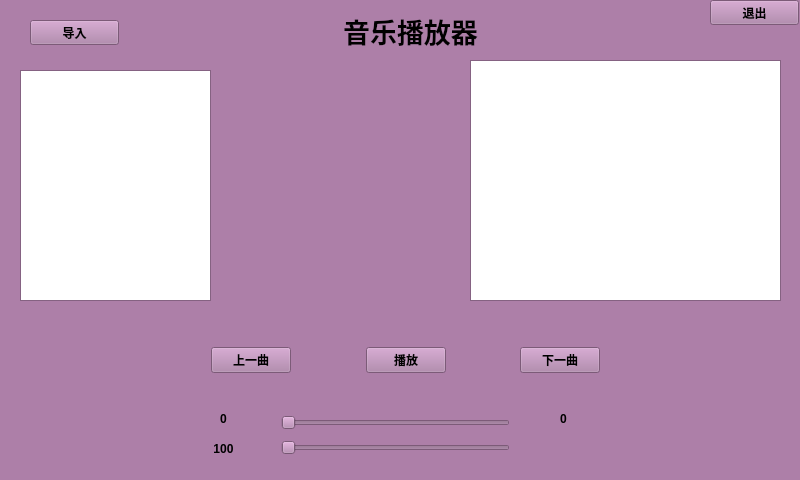
<?xml version="1.0" encoding="UTF-8"?>
<ui version="4.0">
 <class>mdplayer</class>
 <widget class="QWidget" name="mdplayer">
  <property name="geometry">
   <rect>
    <x>0</x>
    <y>0</y>
    <width>800</width>
    <height>480</height>
   </rect>
  </property>
  <property name="minimumSize">
   <size>
    <width>800</width>
    <height>480</height>
   </size>
  </property>
  <property name="maximumSize">
   <size>
    <width>800</width>
    <height>480</height>
   </size>
  </property>
  <property name="palette">
   <palette>
    <active>
     <colorrole role="WindowText">
      <brush brushstyle="SolidPattern">
       <color alpha="255">
        <red>0</red>
        <green>0</green>
        <blue>0</blue>
       </color>
      </brush>
     </colorrole>
     <colorrole role="Button">
      <brush brushstyle="SolidPattern">
       <color alpha="255">
        <red>173</red>
        <green>127</green>
        <blue>168</blue>
       </color>
      </brush>
     </colorrole>
     <colorrole role="Light">
      <brush brushstyle="SolidPattern">
       <color alpha="255">
        <red>255</red>
        <green>192</green>
        <blue>249</blue>
       </color>
      </brush>
     </colorrole>
     <colorrole role="Midlight">
      <brush brushstyle="SolidPattern">
       <color alpha="255">
        <red>214</red>
        <green>159</green>
        <blue>208</blue>
       </color>
      </brush>
     </colorrole>
     <colorrole role="Dark">
      <brush brushstyle="SolidPattern">
       <color alpha="255">
        <red>86</red>
        <green>63</green>
        <blue>84</blue>
       </color>
      </brush>
     </colorrole>
     <colorrole role="Mid">
      <brush brushstyle="SolidPattern">
       <color alpha="255">
        <red>115</red>
        <green>84</green>
        <blue>112</blue>
       </color>
      </brush>
     </colorrole>
     <colorrole role="Text">
      <brush brushstyle="SolidPattern">
       <color alpha="255">
        <red>237</red>
        <green>212</green>
        <blue>0</blue>
       </color>
      </brush>
     </colorrole>
     <colorrole role="BrightText">
      <brush brushstyle="SolidPattern">
       <color alpha="255">
        <red>237</red>
        <green>212</green>
        <blue>0</blue>
       </color>
      </brush>
     </colorrole>
     <colorrole role="ButtonText">
      <brush brushstyle="SolidPattern">
       <color alpha="255">
        <red>0</red>
        <green>0</green>
        <blue>0</blue>
       </color>
      </brush>
     </colorrole>
     <colorrole role="Base">
      <brush brushstyle="SolidPattern">
       <color alpha="255">
        <red>255</red>
        <green>255</green>
        <blue>255</blue>
       </color>
      </brush>
     </colorrole>
     <colorrole role="Window">
      <brush brushstyle="SolidPattern">
       <color alpha="255">
        <red>173</red>
        <green>127</green>
        <blue>168</blue>
       </color>
      </brush>
     </colorrole>
     <colorrole role="Shadow">
      <brush brushstyle="SolidPattern">
       <color alpha="255">
        <red>0</red>
        <green>0</green>
        <blue>0</blue>
       </color>
      </brush>
     </colorrole>
     <colorrole role="AlternateBase">
      <brush brushstyle="SolidPattern">
       <color alpha="255">
        <red>214</red>
        <green>191</green>
        <blue>211</blue>
       </color>
      </brush>
     </colorrole>
     <colorrole role="ToolTipBase">
      <brush brushstyle="SolidPattern">
       <color alpha="255">
        <red>255</red>
        <green>255</green>
        <blue>220</blue>
       </color>
      </brush>
     </colorrole>
     <colorrole role="ToolTipText">
      <brush brushstyle="SolidPattern">
       <color alpha="255">
        <red>0</red>
        <green>0</green>
        <blue>0</blue>
       </color>
      </brush>
     </colorrole>
    </active>
    <inactive>
     <colorrole role="WindowText">
      <brush brushstyle="SolidPattern">
       <color alpha="255">
        <red>0</red>
        <green>0</green>
        <blue>0</blue>
       </color>
      </brush>
     </colorrole>
     <colorrole role="Button">
      <brush brushstyle="SolidPattern">
       <color alpha="255">
        <red>173</red>
        <green>127</green>
        <blue>168</blue>
       </color>
      </brush>
     </colorrole>
     <colorrole role="Light">
      <brush brushstyle="SolidPattern">
       <color alpha="255">
        <red>255</red>
        <green>192</green>
        <blue>249</blue>
       </color>
      </brush>
     </colorrole>
     <colorrole role="Midlight">
      <brush brushstyle="SolidPattern">
       <color alpha="255">
        <red>214</red>
        <green>159</green>
        <blue>208</blue>
       </color>
      </brush>
     </colorrole>
     <colorrole role="Dark">
      <brush brushstyle="SolidPattern">
       <color alpha="255">
        <red>86</red>
        <green>63</green>
        <blue>84</blue>
       </color>
      </brush>
     </colorrole>
     <colorrole role="Mid">
      <brush brushstyle="SolidPattern">
       <color alpha="255">
        <red>115</red>
        <green>84</green>
        <blue>112</blue>
       </color>
      </brush>
     </colorrole>
     <colorrole role="Text">
      <brush brushstyle="SolidPattern">
       <color alpha="255">
        <red>237</red>
        <green>212</green>
        <blue>0</blue>
       </color>
      </brush>
     </colorrole>
     <colorrole role="BrightText">
      <brush brushstyle="SolidPattern">
       <color alpha="255">
        <red>237</red>
        <green>212</green>
        <blue>0</blue>
       </color>
      </brush>
     </colorrole>
     <colorrole role="ButtonText">
      <brush brushstyle="SolidPattern">
       <color alpha="255">
        <red>0</red>
        <green>0</green>
        <blue>0</blue>
       </color>
      </brush>
     </colorrole>
     <colorrole role="Base">
      <brush brushstyle="SolidPattern">
       <color alpha="255">
        <red>255</red>
        <green>255</green>
        <blue>255</blue>
       </color>
      </brush>
     </colorrole>
     <colorrole role="Window">
      <brush brushstyle="SolidPattern">
       <color alpha="255">
        <red>173</red>
        <green>127</green>
        <blue>168</blue>
       </color>
      </brush>
     </colorrole>
     <colorrole role="Shadow">
      <brush brushstyle="SolidPattern">
       <color alpha="255">
        <red>0</red>
        <green>0</green>
        <blue>0</blue>
       </color>
      </brush>
     </colorrole>
     <colorrole role="AlternateBase">
      <brush brushstyle="SolidPattern">
       <color alpha="255">
        <red>214</red>
        <green>191</green>
        <blue>211</blue>
       </color>
      </brush>
     </colorrole>
     <colorrole role="ToolTipBase">
      <brush brushstyle="SolidPattern">
       <color alpha="255">
        <red>255</red>
        <green>255</green>
        <blue>220</blue>
       </color>
      </brush>
     </colorrole>
     <colorrole role="ToolTipText">
      <brush brushstyle="SolidPattern">
       <color alpha="255">
        <red>0</red>
        <green>0</green>
        <blue>0</blue>
       </color>
      </brush>
     </colorrole>
    </inactive>
    <disabled>
     <colorrole role="WindowText">
      <brush brushstyle="SolidPattern">
       <color alpha="255">
        <red>86</red>
        <green>63</green>
        <blue>84</blue>
       </color>
      </brush>
     </colorrole>
     <colorrole role="Button">
      <brush brushstyle="SolidPattern">
       <color alpha="255">
        <red>173</red>
        <green>127</green>
        <blue>168</blue>
       </color>
      </brush>
     </colorrole>
     <colorrole role="Light">
      <brush brushstyle="SolidPattern">
       <color alpha="255">
        <red>255</red>
        <green>192</green>
        <blue>249</blue>
       </color>
      </brush>
     </colorrole>
     <colorrole role="Midlight">
      <brush brushstyle="SolidPattern">
       <color alpha="255">
        <red>214</red>
        <green>159</green>
        <blue>208</blue>
       </color>
      </brush>
     </colorrole>
     <colorrole role="Dark">
      <brush brushstyle="SolidPattern">
       <color alpha="255">
        <red>86</red>
        <green>63</green>
        <blue>84</blue>
       </color>
      </brush>
     </colorrole>
     <colorrole role="Mid">
      <brush brushstyle="SolidPattern">
       <color alpha="255">
        <red>115</red>
        <green>84</green>
        <blue>112</blue>
       </color>
      </brush>
     </colorrole>
     <colorrole role="Text">
      <brush brushstyle="SolidPattern">
       <color alpha="255">
        <red>86</red>
        <green>63</green>
        <blue>84</blue>
       </color>
      </brush>
     </colorrole>
     <colorrole role="BrightText">
      <brush brushstyle="SolidPattern">
       <color alpha="255">
        <red>237</red>
        <green>212</green>
        <blue>0</blue>
       </color>
      </brush>
     </colorrole>
     <colorrole role="ButtonText">
      <brush brushstyle="SolidPattern">
       <color alpha="255">
        <red>86</red>
        <green>63</green>
        <blue>84</blue>
       </color>
      </brush>
     </colorrole>
     <colorrole role="Base">
      <brush brushstyle="SolidPattern">
       <color alpha="255">
        <red>173</red>
        <green>127</green>
        <blue>168</blue>
       </color>
      </brush>
     </colorrole>
     <colorrole role="Window">
      <brush brushstyle="SolidPattern">
       <color alpha="255">
        <red>173</red>
        <green>127</green>
        <blue>168</blue>
       </color>
      </brush>
     </colorrole>
     <colorrole role="Shadow">
      <brush brushstyle="SolidPattern">
       <color alpha="255">
        <red>0</red>
        <green>0</green>
        <blue>0</blue>
       </color>
      </brush>
     </colorrole>
     <colorrole role="AlternateBase">
      <brush brushstyle="SolidPattern">
       <color alpha="255">
        <red>173</red>
        <green>127</green>
        <blue>168</blue>
       </color>
      </brush>
     </colorrole>
     <colorrole role="ToolTipBase">
      <brush brushstyle="SolidPattern">
       <color alpha="255">
        <red>255</red>
        <green>255</green>
        <blue>220</blue>
       </color>
      </brush>
     </colorrole>
     <colorrole role="ToolTipText">
      <brush brushstyle="SolidPattern">
       <color alpha="255">
        <red>0</red>
        <green>0</green>
        <blue>0</blue>
       </color>
      </brush>
     </colorrole>
    </disabled>
   </palette>
  </property>
  <property name="font">
   <font>
    <weight>75</weight>
    <bold>true</bold>
   </font>
  </property>
  <property name="windowTitle">
   <string>mdplayer</string>
  </property>
  <widget class="QPushButton" name="pushButton_4">
   <property name="geometry">
    <rect>
     <x>30</x>
     <y>20</y>
     <width>89</width>
     <height>25</height>
    </rect>
   </property>
   <property name="text">
    <string>导入</string>
   </property>
  </widget>
  <widget class="QPushButton" name="pushButton_exit">
   <property name="geometry">
    <rect>
     <x>710</x>
     <y>0</y>
     <width>89</width>
     <height>25</height>
    </rect>
   </property>
   <property name="text">
    <string>退出</string>
   </property>
  </widget>
  <widget class="QLabel" name="label">
   <property name="geometry">
    <rect>
     <x>310</x>
     <y>10</y>
     <width>201</width>
     <height>41</height>
    </rect>
   </property>
   <property name="palette">
    <palette>
     <active>
      <colorrole role="Text">
       <brush brushstyle="SolidPattern">
        <color alpha="255">
         <red>237</red>
         <green>212</green>
         <blue>0</blue>
        </color>
       </brush>
      </colorrole>
      <colorrole role="ButtonText">
       <brush brushstyle="SolidPattern">
        <color alpha="255">
         <red>237</red>
         <green>212</green>
         <blue>0</blue>
        </color>
       </brush>
      </colorrole>
      <colorrole role="ToolTipText">
       <brush brushstyle="SolidPattern">
        <color alpha="255">
         <red>237</red>
         <green>212</green>
         <blue>0</blue>
        </color>
       </brush>
      </colorrole>
     </active>
     <inactive>
      <colorrole role="Text">
       <brush brushstyle="SolidPattern">
        <color alpha="255">
         <red>237</red>
         <green>212</green>
         <blue>0</blue>
        </color>
       </brush>
      </colorrole>
      <colorrole role="ButtonText">
       <brush brushstyle="SolidPattern">
        <color alpha="255">
         <red>237</red>
         <green>212</green>
         <blue>0</blue>
        </color>
       </brush>
      </colorrole>
      <colorrole role="ToolTipText">
       <brush brushstyle="SolidPattern">
        <color alpha="255">
         <red>237</red>
         <green>212</green>
         <blue>0</blue>
        </color>
       </brush>
      </colorrole>
     </inactive>
     <disabled>
      <colorrole role="Text">
       <brush brushstyle="SolidPattern">
        <color alpha="255">
         <red>86</red>
         <green>63</green>
         <blue>84</blue>
        </color>
       </brush>
      </colorrole>
      <colorrole role="ButtonText">
       <brush brushstyle="SolidPattern">
        <color alpha="255">
         <red>86</red>
         <green>63</green>
         <blue>84</blue>
        </color>
       </brush>
      </colorrole>
      <colorrole role="ToolTipText">
       <brush brushstyle="SolidPattern">
        <color alpha="255">
         <red>237</red>
         <green>212</green>
         <blue>0</blue>
        </color>
       </brush>
      </colorrole>
     </disabled>
    </palette>
   </property>
   <property name="font">
    <font>
     <pointsize>20</pointsize>
     <weight>75</weight>
     <bold>true</bold>
    </font>
   </property>
   <property name="text">
    <string>音乐播放器</string>
   </property>
   <property name="alignment">
    <set>Qt::AlignCenter</set>
   </property>
  </widget>
  <widget class="QListWidget" name="listWidget_name">
   <property name="geometry">
    <rect>
     <x>20</x>
     <y>70</y>
     <width>191</width>
     <height>231</height>
    </rect>
   </property>
  </widget>
  <widget class="QListWidget" name="listWidget_2">
   <property name="geometry">
    <rect>
     <x>470</x>
     <y>60</y>
     <width>311</width>
     <height>241</height>
    </rect>
   </property>
  </widget>
  <widget class="QLabel" name="label_total">
   <property name="geometry">
    <rect>
     <x>530</x>
     <y>410</y>
     <width>67</width>
     <height>17</height>
    </rect>
   </property>
   <property name="text">
    <string>0</string>
   </property>
   <property name="alignment">
    <set>Qt::AlignCenter</set>
   </property>
  </widget>
  <widget class="QLabel" name="label_now">
   <property name="geometry">
    <rect>
     <x>190</x>
     <y>410</y>
     <width>67</width>
     <height>17</height>
    </rect>
   </property>
   <property name="text">
    <string>0</string>
   </property>
   <property name="alignment">
    <set>Qt::AlignCenter</set>
   </property>
  </widget>
  <widget class="QWidget" name="layoutWidget">
   <property name="geometry">
    <rect>
     <x>200</x>
     <y>320</y>
     <width>411</width>
     <height>81</height>
    </rect>
   </property>
   <layout class="QHBoxLayout" name="horizontalLayout">
    <item>
     <widget class="QPushButton" name="pushButton_last">
      <property name="text">
       <string>上一曲</string>
      </property>
      <attribute name="buttonGroup">
       <string notr="true">buttonGroup</string>
      </attribute>
     </widget>
    </item>
    <item>
     <spacer name="horizontalSpacer">
      <property name="orientation">
       <enum>Qt::Horizontal</enum>
      </property>
      <property name="sizeHint" stdset="0">
       <size>
        <width>38</width>
        <height>20</height>
       </size>
      </property>
     </spacer>
    </item>
    <item>
     <widget class="QPushButton" name="pushButton_play">
      <property name="text">
       <string>播放</string>
      </property>
     </widget>
    </item>
    <item>
     <spacer name="horizontalSpacer_2">
      <property name="orientation">
       <enum>Qt::Horizontal</enum>
      </property>
      <property name="sizeHint" stdset="0">
       <size>
        <width>38</width>
        <height>20</height>
       </size>
      </property>
     </spacer>
    </item>
    <item>
     <widget class="QPushButton" name="pushButton_next">
      <property name="text">
       <string>下一曲</string>
      </property>
      <attribute name="buttonGroup">
       <string notr="true">buttonGroup</string>
      </attribute>
     </widget>
    </item>
   </layout>
  </widget>
  <widget class="QWidget" name="layoutWidget">
   <property name="geometry">
    <rect>
     <x>270</x>
     <y>400</y>
     <width>251</width>
     <height>71</height>
    </rect>
   </property>
   <layout class="QVBoxLayout" name="verticalLayout">
    <item>
     <widget class="QSlider" name="horizontalSlider">
      <property name="orientation">
       <enum>Qt::Horizontal</enum>
      </property>
     </widget>
    </item>
    <item>
     <widget class="QSlider" name="horizontalSlider_voice">
      <property name="orientation">
       <enum>Qt::Horizontal</enum>
      </property>
     </widget>
    </item>
   </layout>
  </widget>
  <widget class="QLabel" name="label_nowplay">
   <property name="geometry">
    <rect>
     <x>210</x>
     <y>90</y>
     <width>231</width>
     <height>16</height>
    </rect>
   </property>
   <property name="text">
    <string/>
   </property>
  </widget>
  <widget class="QLabel" name="label_date">
   <property name="geometry">
    <rect>
     <x>210</x>
     <y>160</y>
     <width>231</width>
     <height>21</height>
    </rect>
   </property>
   <property name="text">
    <string/>
   </property>
  </widget>
  <widget class="QLabel" name="label_voice">
   <property name="geometry">
    <rect>
     <x>190</x>
     <y>440</y>
     <width>67</width>
     <height>17</height>
    </rect>
   </property>
   <property name="text">
    <string>100</string>
   </property>
   <property name="alignment">
    <set>Qt::AlignCenter</set>
   </property>
  </widget>
 </widget>
 <layoutdefault spacing="6" margin="11"/>
 <resources/>
 <connections/>
 <buttongroups>
  <buttongroup name="buttonGroup"/>
 </buttongroups>
</ui>
